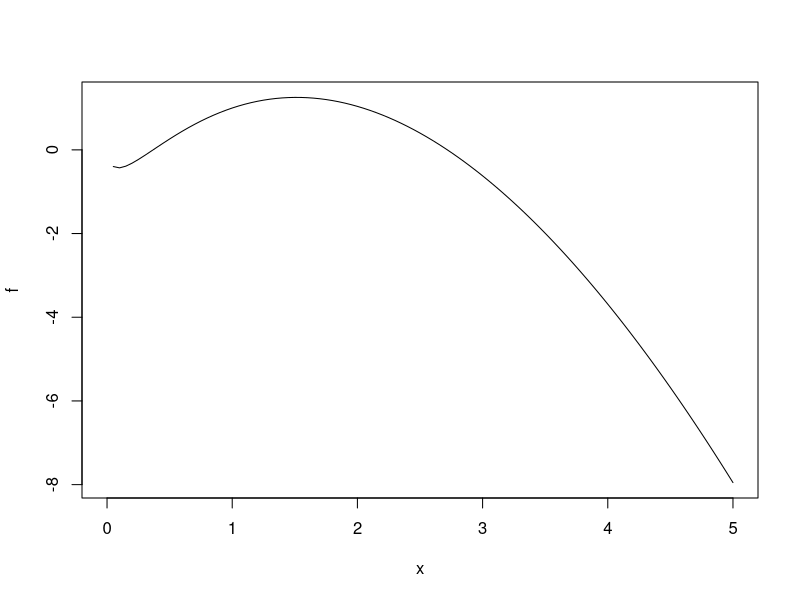

The R script that drew this image:
# http://www.biostat.jhsph.edu/~rpeng/docs/R-debug-tools.pdf

# How do you debug warnings?

f <- function(x) {
  browser()
  x - g(x)
}
g <- function(y) {
  y * h(y)
}
h <- function(z) {
  r <- log(z)
  r ^ ifelse(r < 10, 2, 3)
}

plot(f, xlim = c(0, 5))
# 
# plot(f, xlim = c(-5, 5))
# options(warn = 2)
